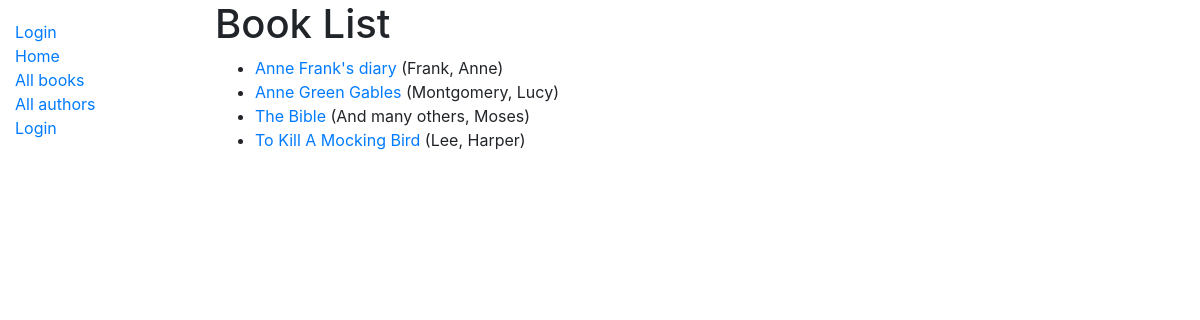
/catalog/books/, run on the app's committed database.
### catalog/models.py (models this page shows, shortened)
class Book(models.Model):
    title = models.CharField(max_length=200)
    author = models.ForeignKey('Author', on_delete=models.SET_NULL, null=True)
    summary = models.TextField(max_length=1000, help_text="Enter a brief description of the book")
    isbn = models.CharField('ISBN', max_length=13,
                            unique=True,
                            help_text='13 Character <a href="https://www.isbn-international.org/content/what-isbn'
                                      '">ISBN number</a>')
    genre = models.ManyToManyField(Genre, help_text="Select a genre for this book")
    language = models.ForeignKey('Language', on_delete=models.SET_NULL, null=True)
    class Meta:
        ordering = ['title', 'author']
    def display_genre(self):
        """Creates a string for the Genre. This is required to display genre in Admin."""
        return ', '.join([genre.name for genre in self.genre.all()[:3]])
    display_genre.short_description = 'Genre'
    def get_absolute_url(self):
        return reverse('book-detail', args=[str(self.id)])

class Author(models.Model):
    first_name = models.CharField(max_length=100)
    last_name = models.CharField(max_length=100)
    date_of_birth = models.DateField(null=True, blank=True)
    date_of_death = models.DateField('died', null=True, blank=True)
    class Meta:
        ordering = ['last_name', 'first_name']
    def __str__(self):
        return '{0}, {1}'.format(self.last_name, self.first_name)

### catalog/views.py (the view)
# urls.py: path('books/', views.BookListView.as_view(), name='books'),
class BookListView(generic.ListView):
    model = Book
    def get_context_data(self, **kwargs):
        context = super(BookListView, self).get_context_data(**kwargs)
        context['some_data'] = 'This is just some data'
        return context

### catalog/templates/catalog/book_list.html
{% extends "base_generic.html" %}
{% block content %}
    <h1>Book List</h1>
    {% if book_list %}
        <ul>
            {% for book in book_list %}
                <li>
                    <a href="{{ book.get_absolute_url }}">{{ book.title }}</a> ({{ book.author }})
                </li>
            {% endfor %}
        </ul>
    {% else %}
        <p>There are no books in the library.</p>
    {% endif %}
{% endblock %}

### data on the page
Book: title "Anne Frank's diary", author "Frank, Anne"
Book: title "Anne Green Gables", author "Montgomery, Lucy"
Book: title "The Bible", author "And many others, Moses"
Book: title "To Kill A Mocking Bird", author "Lee, Harper"
